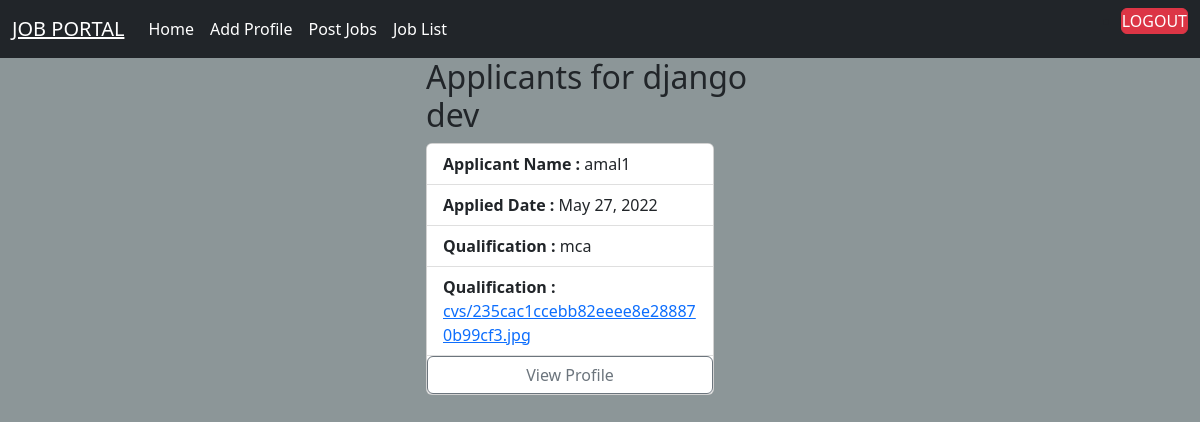
/employers/viewapplications/3, run on the app's committed database.
### employer/models.py (models this page shows, shortened)
class Applications(models.Model):
    applicant=models.ForeignKey(User,on_delete=models.CASCADE,related_name="applicant")
    job=models.ForeignKey(Jobs,on_delete=models.CASCADE,related_name="ajob")
    options=(
        ("applied","applied"),
        ("rejected","rejected"),
        ("pending","pending"),
        ("cancelled","cancelled"),
        ("accepted","accepted")
    )
    status=models.CharField(max_length=100,choices=options,default="applied")
    date=models.DateField(auto_now_add=True)
    class Meta:
        unique_together=(
            'applicant','job'
        )

class Jobs(models.Model):
    posted_by=models.ForeignKey(User,on_delete=models.CASCADE,related_name="company")
    job_title=models.CharField(max_length=120)
    job_description=models.TextField()
    role=models.CharField(max_length=120)
    experience=models.PositiveIntegerField(default=0)
    location=models.CharField(max_length=120)
    salary=models.PositiveIntegerField()
    created_date=models.DateField(auto_now_add=True)
    last_date=models.DateField(null=True)
    qualification=models.CharField(max_length=120,null=True)

### users/models.py (models this page shows, shortened)
class User(AbstractUser):
    phone=models.CharField(max_length=12)
    options=(
        ("employer","employer"),
        ("candidate","candidate")
    )
    role=models.CharField(max_length=12,choices=options,default="candidate")

### candidate/models.py (models this page shows)
class CandidateProfile(models.Model):
    user=models.OneToOneField(User,on_delete=models.CASCADE,related_name="candidates")
    profile_pic=models.ImageField(upload_to="profile")
    qualification=models.CharField(max_length=120)
    age=models.PositiveIntegerField(default=17)
    skills=models.CharField(max_length=120,null=True)
    cv=models.FileField(upload_to="cvs",null=True)

### employer/views.py (the view)
# urls.py: path("viewapplications/<int:id>",views.ViewApplications.as_view(),name="viewapps"),
class ViewApplications(ListView):
    model = Applications
    template_name = "all_applications.html"
    context_object_name = "all_apps"
    def get_queryset(self):
        return Applications.objects.filter(job=self.kwargs.get("id"),status="applied")

### employer/templates/all_applications.html
{%extends 'base.html'%}
{%block body_block%}
<div class="container">
    <div class="row">
        <div class="col-4"></div>
        <div class="col-4">
            {%if all_apps%}
            {%for app in all_apps%}
            <h2>Applicants for {{app.job.job_title}}</h2>
                <div class="card" style="width: 18rem;">
  <ul class="list-group list-group-flush">
    <li class="list-group-item"><strong>Applicant Name : </strong>{{app.applicant}}</li>
    <li class="list-group-item"><strong>Applied Date : </strong>{{app.date}}</li>
    <li class="list-group-item"><strong>Qualification : </strong>{{app.applicant.candidates.qualification}}</li>
          <li class="list-group-item"><strong>Qualification : </strong><a href="{{app.applicant.candidates.cv.url}}">{{app.applicant.candidates.cv}}</a></li>
      <a href="{%url 'applicantprofile' app.id%}" class="btn btn-outline-secondary">View Profile</a>
  </ul>
</div>
            {%endfor%}
            {%else%}
                <h3>No new applications</h3>
            {%endif%}
        </div>
        <div class="col-4"></div>
    </div>
</div>
{%endblock%}

### employer/static/css/emp_style.css (style rules this page uses)
body { background-color:#8c9698; }

### data on the page
Applications: job.job_title "django dev", applicant "amal1", date "May 27, 2022", applicant.candidates.qualification "mca", applicant.candidates.cv "cvs/235cac1ccebb82eeee8e288870b99cf3.jpg"
